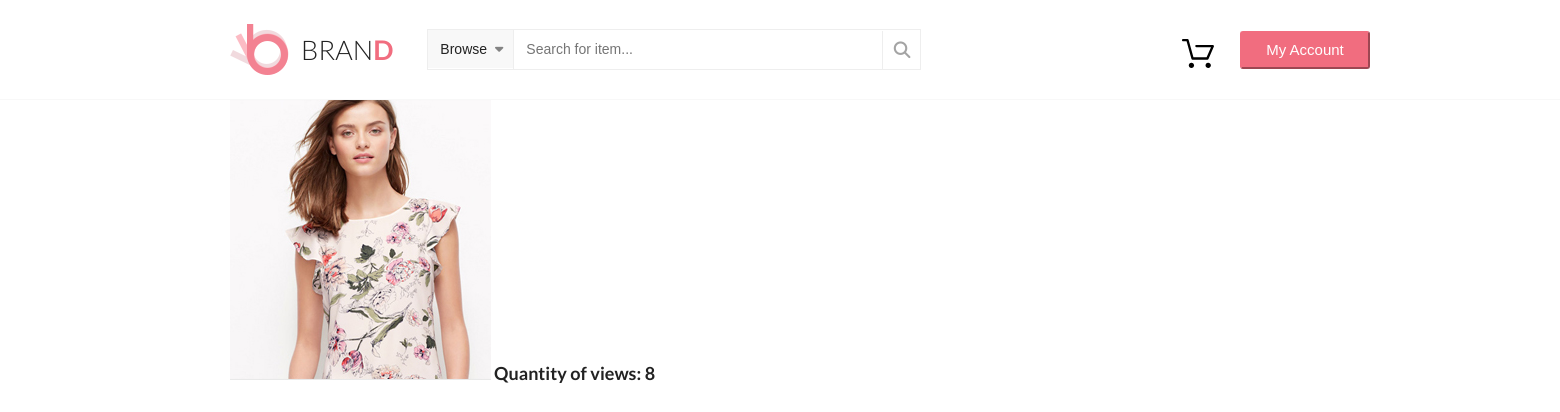
The app's page /5/show_image.php?id=4 with its own data.
### tables this page shows
CREATE TABLE `images` (
  `id` int(10) unsigned NOT NULL AUTO_INCREMENT,
  `name` varchar(45) NOT NULL,
  `path_to_big` varchar(255) DEFAULT NULL,
  `path_to_small` varchar(255) DEFAULT NULL,
  `size` int(10) unsigned DEFAULT NULL,
  `viewed` int(10) unsigned DEFAULT '0',
  `product_id` bigint(20) unsigned DEFAULT NULL,
  PRIMARY KEY (`id`),
  KEY `product_photo_idx` (`product_id`),
  CONSTRAINT `product_photo` FOREIGN KEY (`product_id`) REFERENCES `products` (`id`) ON DELETE NO ACTION ON UPDATE NO ACTION
);

### 5/all_php/open_image.php (the view, shortened to what this page needs)
<?php
require_once "db.php";
$id = $_GET['id'];
mysqli_query($db, 'UPDATE images SET viewed = viewed + 1 WHERE id = ' . $id);
$result = mysqli_query($db, 'SELECT * FROM images WHERE id = ' . $id);
$image = mysqli_fetch_assoc($result);
$pathBig = $image['path_to_big'];
if ($image) {
    echo '
        <div class="container">
        <img src =' . $pathBig . '>
        <span class="text">Quantity of views: ' . $quantityViews = $image['viewed'] . ' </span>
        </div>
        ';
}

### 5/style/norm.css (style rules this page uses)
* { box-sizing: border-box; }
html, body, div, span, applet, object, iframe, h1, h2, h3, h4, h5, h6, p, blockquote, pre, a, abbr, acronym, address, big, cite, code, del, dfn, em, img, ins, kbd, q, s, samp, small, strike, strong, sub, sup, tt, var, b, u, i, center, dl, dt, dd, ol, ul, li, fieldset, form, label, legend, table, caption, tbody, tfoot, thead, tr, th, td, article, aside, canvas, details, embed, figure, figcaption, footer, header, hgroup, menu, nav, output, ruby, section, summary, time, mark, audio, video { margin: 0; padding: 0; border: 0; font-size: 100%; font: inherit; vertical-align: baseline; }
body { line-height: 1; }

### 5/style/style.css (style rules this page uses)
html, body { height: 100%; font-family: "Lato", sans-serif; min-width: 1600px; }
.container { width: 1140px; margin: 0 auto; }
.text { font-size: 18px; line-height: 1.857; color: #222222; font-weight: bold; }

### records on screen
images: path_to_big (picture), viewed "8"
